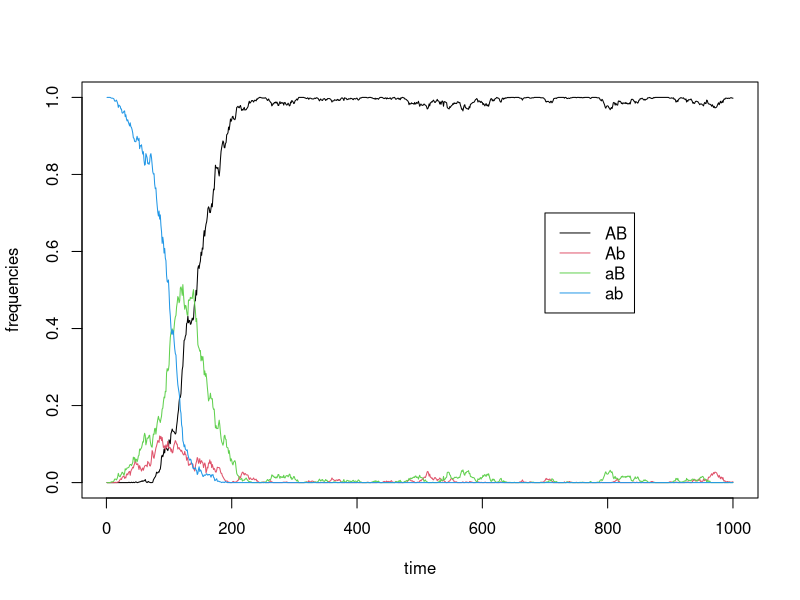

This figure's R source:
##############################################################
# This is starting script #2 to the module 
#'Stochastic effects on the genetic structure of populations'
##############################################################

# implements the basic model of stochastic population genetics with recombination

# frequency[1], frequency[2], frequency[3], frequency[4] denote the frequencies of genotypes ab, Ab,aB and AB respectively. The same applies to the fitnesses

#--set parameters
populationSize<-1000
mutationRate<-0.0001
recombinationRate<-0.1
selectionStrength<-0.05
mutationMatrix<-rbind(c((1-mutationRate)^2,mutationRate*(1-mutationRate),mutationRate*(1-mutationRate),mutationRate^2),c(mutationRate*(1-mutationRate),(1-mutationRate)^2,mutationRate^2,mutationRate*(1-mutationRate)),c(mutationRate*(1-mutationRate),mutationRate^2,(1-mutationRate)^2,mutationRate*(1-mutationRate)), c(mutationRate^2,mutationRate*(1-mutationRate),mutationRate*(1-mutationRate),(1-mutationRate)^2))
fitness<- c(1,1+selectionStrength ,1+selectionStrength,(1+selectionStrength)^2)
 
# initial condition 
frequency<-c(1,0,0,0)

numberOfGenerations<-1000

frequencies<-matrix(0,nrow=numberOfGenerations,ncol=4)
time<-1:numberOfGenerations


for(i in time){	
	##----mutation
	frequency<-(mutationMatrix %*% frequency)
	##----selection
	frequency<- frequency*fitness
	frequency<- frequency/sum(frequency)
	##---- recombination 
	LinkageDisequilibrium<- frequency[1]* frequency[4]-frequency[2]* frequency[3]
	frequency[1]<-frequency[1]-recombinationRate*LinkageDisequilibrium
	frequency[2]<-frequency[2]+recombinationRate*LinkageDisequilibrium
	frequency[3]<-frequency[3]+recombinationRate*LinkageDisequilibrium
	frequency[4]<-frequency[4]-recombinationRate*LinkageDisequilibrium
	##---sampling 
	frequency<- ((rmultinom(1,populationSize,frequency))/populationSize)
	
	##---saving values
	frequencies[i,]<-frequency
	}
	
##---print the allele frequencies

plot(frequencies[,4]~time,type="l",ylab="frequencies")
lines(frequencies[,3]~time ,col=2)
lines(frequencies[,2]~time ,col=3)
lines(frequencies[,1]~time ,col=4)

legend(numberOfGenerations*0.7,0.7, legend=c("AB","Ab","aB","ab"), col=1:4, lty=1)
